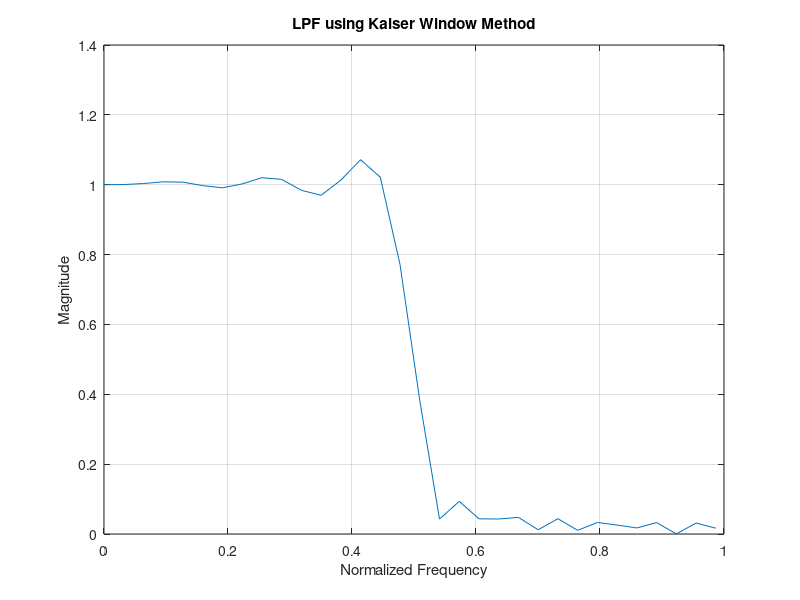

MATLAB code to generate this figure:
%LPF using Kaiser Window Method

wc=0.5*pi;
N=25
b=fir1(N,wc/pi,kaiser(N+1));
w=0:0.1:pi;
h=freqz(b,1,w);
plot(w/pi,abs(h));
hold on;
grid on;
xlabel('Normalized Frequency')
ylabel('Magnitude')
title('LPF using Kaiser Window Method')